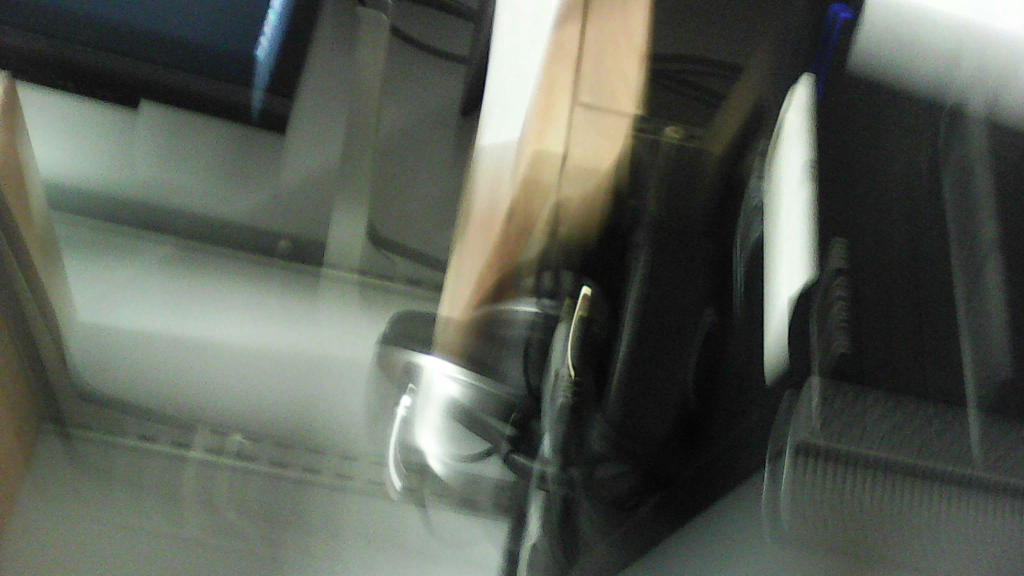
#> input picture Relive/image10.jpeg, 3072 x 1728 px (shown at 1/3 size)
$ python resizeImages.py Relive   (Python 2 division)   (older library calls are emulated)
#> lines starting #> are read from the running program, lines starting #| are printed output that depends on the picture

import os
import sys
import PIL
from PIL import Image


def list_files(dir):
#> called with dir = 'Relive/'
    r = []
    for root, dirs, files in os.walk(dir):
        for name in files:
            r.append(os.path.join(root, name))
    return r


def resize_images(dir):

    filePaths = list_files(dir)

    for filePath in filePaths:

        print filePath

        baseheight = 500
        img = Image.open(filePath)
#> img is the input picture: PIL image 3072x1728 RGB; mean R, G, B 88.6, 93.8, 84.8
        hpercent = (baseheight / float(img.size[1]))
#> hpercent = 0.289
        wsize = int((float(img.size[0]) * float(hpercent)))
#> wsize = 888
        img = img.resize((wsize, baseheight), PIL.Image.ANTIALIAS)
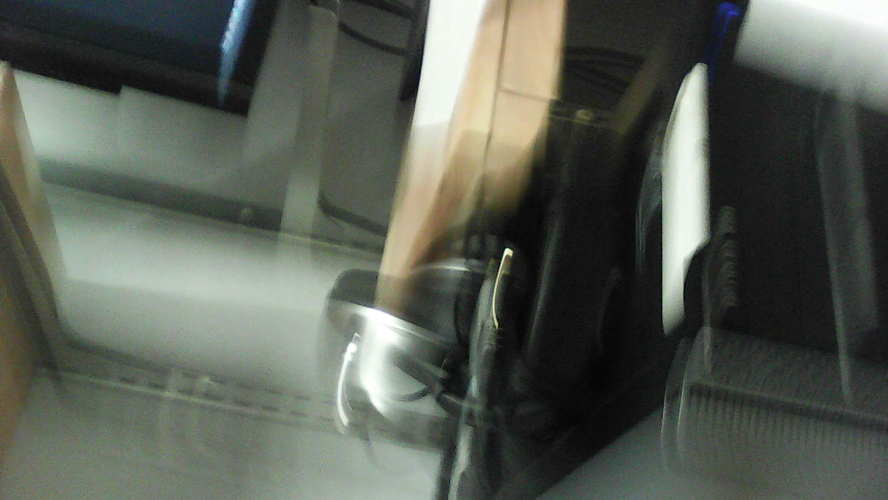
#> img: PIL image 888x500 RGB; mean R, G, B 88.6, 93.8, 84.8
        img.save(filePath)
#> pass 2 of the loop in resize_images, `for filePath in filePaths:`:
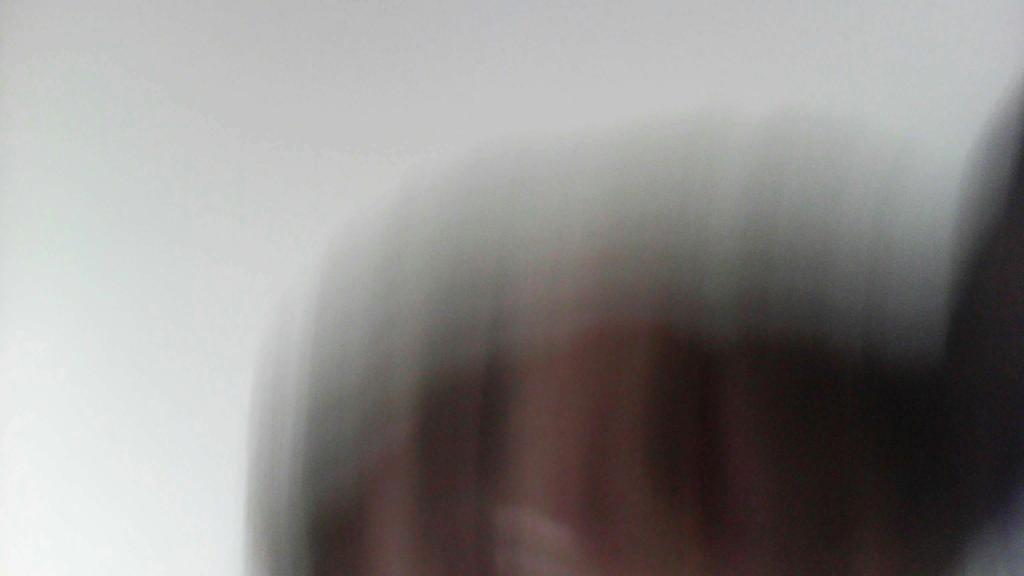
#> input picture Relive/image1.jpeg, 3072 x 1728 px (shown at 1/3 size)
#> in resize_images, img is the input picture: PIL image 3072x1728 RGB; mean R, G, B 142, 139.4, 137.9
#> in resize_images, `img = img.resize((wsize, baseheight), PIL.Image.ANTIALIAS)`:
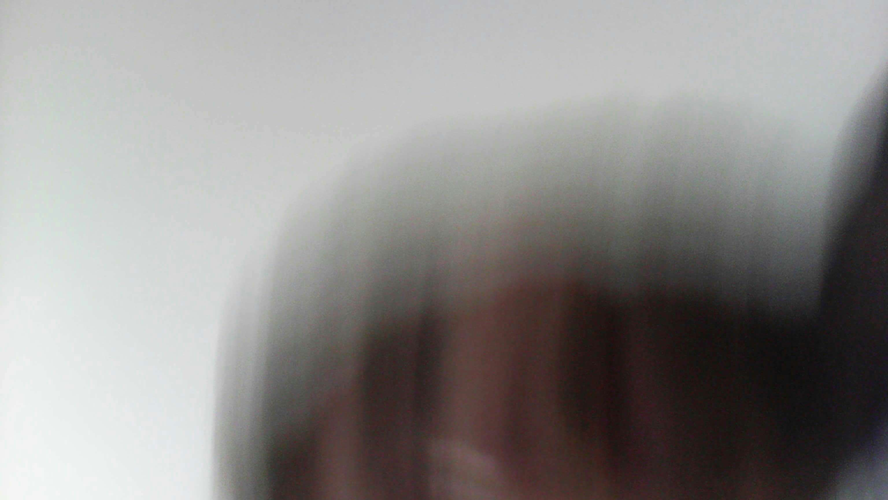
#> img: PIL image 888x500 RGB; mean R, G, B 142, 139.4, 137.9


if __name__ == '__main__':

    input_dir = sys.argv[1]

    resize_images(input_dir + '/')
